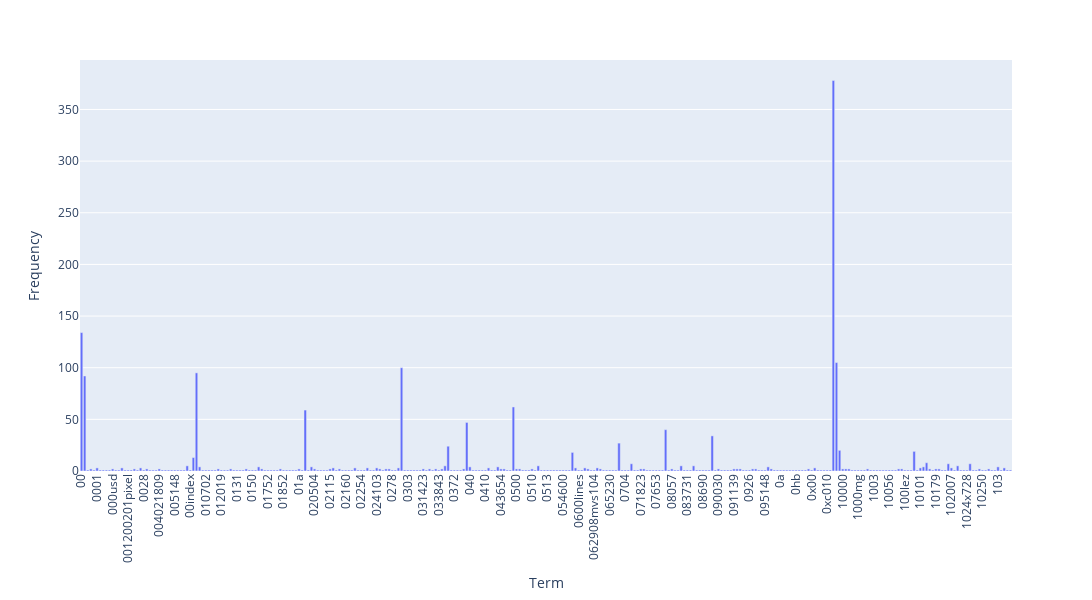

The notebook cell saved with this chart:
### Markdown cell above
### >>> **Exercise 12 (take home):**
If you want a nicer interactive visualization here, I would encourage you try to install and use plotly to achieve this.

### Code cell
import plotly.express as px

# instead of seaborn barplot
fig = px.bar(x=count_vect.get_feature_names_out()[:300],
             y=term_frequencies[:300],
             labels={"x": "Term", "y": "Frequency"})

# rotate labels for readability
fig.update_layout(xaxis_tickangle=-90, height=600, width=1200)
fig.show()

### Figure 1 — Plotly figure (JSON) as saved in the notebook; plotly's stock layout.template omitted (floating-point values rounded to 4 significant figures; data arrays with more than 128 entries replaced by an {"elided": "..."} marker saying what was removed)
{"data": [{"hovertemplate": "Term=%{x}<br>Frequency=%{y}<extra></extra>", "legendgroup": "", "marker": {"color": "#636efa", "pattern": {"shape": ""}}, "name": "", "orientation": "v", "showlegend": false, "textposition": "auto", "type": "bar", "x": {"elided": "300 str values"}, "xaxis": "x", "y": {"elided": "300 int values"}, "yaxis": "y"}], "layout": {"barmode": "relative", "height": 600, "legend": {"tracegroupgap": 0}, "margin": {"t": 60}, "width": 1200, "xaxis": {"anchor": "y", "domain": [0, 1], "tickangle": -90, "title": {"text": "Term"}}, "yaxis": {"anchor": "x", "domain": [0, 1], "title": {"text": "Frequency"}}}}
